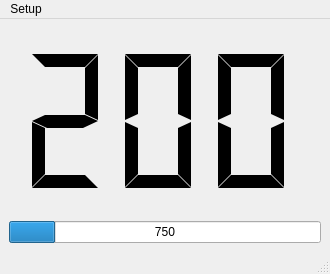
<?xml version="1.0" encoding="UTF-8"?>
<ui version="4.0">
 <class>MainWindow</class>
 <widget class="QMainWindow" name="MainWindow">
  <property name="geometry">
   <rect>
    <x>0</x>
    <y>0</y>
    <width>330</width>
    <height>274</height>
   </rect>
  </property>
  <property name="windowTitle">
   <string>OBD Dash</string>
  </property>
  <property name="windowIcon">
   <iconset>
    <normaloff>egg.png</normaloff>egg.png</iconset>
  </property>
  <widget class="QWidget" name="centralwidget">
   <layout class="QGridLayout" name="gridLayout_2">
    <item row="0" column="0">
     <layout class="QGridLayout" name="gridLayout">
      <item row="0" column="0">
       <widget class="QLCDNumber" name="lcd_speed">
        <property name="font">
         <font>
          <family>Ubuntu</family>
          <weight>50</weight>
          <italic>false</italic>
          <bold>false</bold>
          <underline>false</underline>
          <strikeout>false</strikeout>
         </font>
        </property>
        <property name="frameShape">
         <enum>QFrame::NoFrame</enum>
        </property>
        <property name="frameShadow">
         <enum>QFrame::Plain</enum>
        </property>
        <property name="smallDecimalPoint">
         <bool>true</bool>
        </property>
        <property name="digitCount">
         <number>3</number>
        </property>
        <property name="mode">
         <enum>QLCDNumber::Dec</enum>
        </property>
        <property name="segmentStyle">
         <enum>QLCDNumber::Flat</enum>
        </property>
        <property name="value" stdset="0">
         <double>200.000000000000000</double>
        </property>
        <property name="intValue" stdset="0">
         <number>200</number>
        </property>
       </widget>
      </item>
      <item row="1" column="0">
       <widget class="QProgressBar" name="bar_rpm">
        <property name="maximum">
         <number>5000</number>
        </property>
        <property name="value">
         <number>750</number>
        </property>
        <property name="format">
         <string>%v</string>
        </property>
       </widget>
      </item>
     </layout>
    </item>
   </layout>
  </widget>
  <widget class="QMenuBar" name="menubar">
   <property name="geometry">
    <rect>
     <x>0</x>
     <y>0</y>
     <width>330</width>
     <height>22</height>
    </rect>
   </property>
   <widget class="QMenu" name="menuSetup">
    <property name="title">
     <string>Setup</string>
    </property>
    <widget class="QMenu" name="menuBaud">
     <property name="title">
      <string>Baud</string>
     </property>
     <addaction name="action9600"/>
     <addaction name="action115200"/>
    </widget>
    <addaction name="separator"/>
    <addaction name="actionPort_2"/>
    <addaction name="menuBaud"/>
   </widget>
   <addaction name="menuSetup"/>
  </widget>
  <widget class="QStatusBar" name="statusbar"/>
  <action name="action9600">
   <property name="text">
    <string>9600</string>
   </property>
  </action>
  <action name="action115200">
   <property name="text">
    <string>115200</string>
   </property>
  </action>
  <action name="action11">
   <property name="text">
    <string>11</string>
   </property>
  </action>
  <action name="actionPort_2">
   <property name="text">
    <string>Port</string>
   </property>
  </action>
 </widget>
 <resources/>
 <connections/>
</ui>
